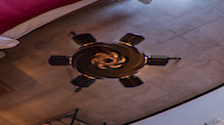
#> input picture ps/tripod.png, 224 x 125 px
$ python test18.py
#> lines starting #> are read from the running program, lines starting #| are printed output that depends on the picture
#就是将图像在 上，下，左，右 四个方向做平移，
# 然后将四个方向的平移的图像叠加起来做平均

from skimage import img_as_float
import matplotlib.pyplot as plt
from skimage import io

file_name='tripod.png';
img=io.imread(file_name)
#> img is the input picture: shape (125, 224, 4); mean R, G, B, A 97.8, 73.6, 76.2, 255

img = img_as_float(img)

img_1 = img.copy()
img_2 = img.copy()
img_3 = img.copy()
img_4 = img.copy()

img_out = img.copy()

Offset = 7

row, col, channel = img.shape
#> row = 125; col = 224; channel = 4

img_1[:, 0 : col-1-Offset, :] = img[:, Offset:col-1, :]
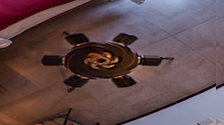
#> img_1: shape (125, 224, 4) float64; mean R, G, B, A 0.388, 0.297, 0.309, 1
img_2[:, Offset:col-1, :] = img[:, 0 : col-1-Offset, :]
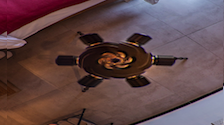
#> img_2: shape (125, 224, 4) float64; mean R, G, B, A 0.379, 0.28, 0.288, 1
img_3[0:row-1-Offset, :, :] = img[Offset:row-1, :, :]
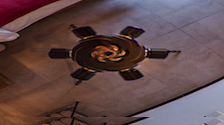
#> img_3: shape (125, 224, 4) float64; mean R, G, B, A 0.381, 0.289, 0.294, 1
img_4[Offset:row-1, :, :] = img[0:row-1-Offset, :, :]
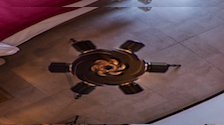
#> img_4: shape (125, 224, 4) float64; mean R, G, B, A 0.386, 0.288, 0.304, 1

img_out = (img_1 + img_2 + img_3 + img_4) / 4.0
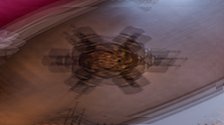
#> img_out: shape (125, 224, 4) float64; mean R, G, B, A 0.384, 0.288, 0.299, 1

plt.figure(1)
plt.imshow(img)
plt.axis('off');

plt.figure(2)
plt.imshow(img_out)
plt.axis('off');
plt.show()
